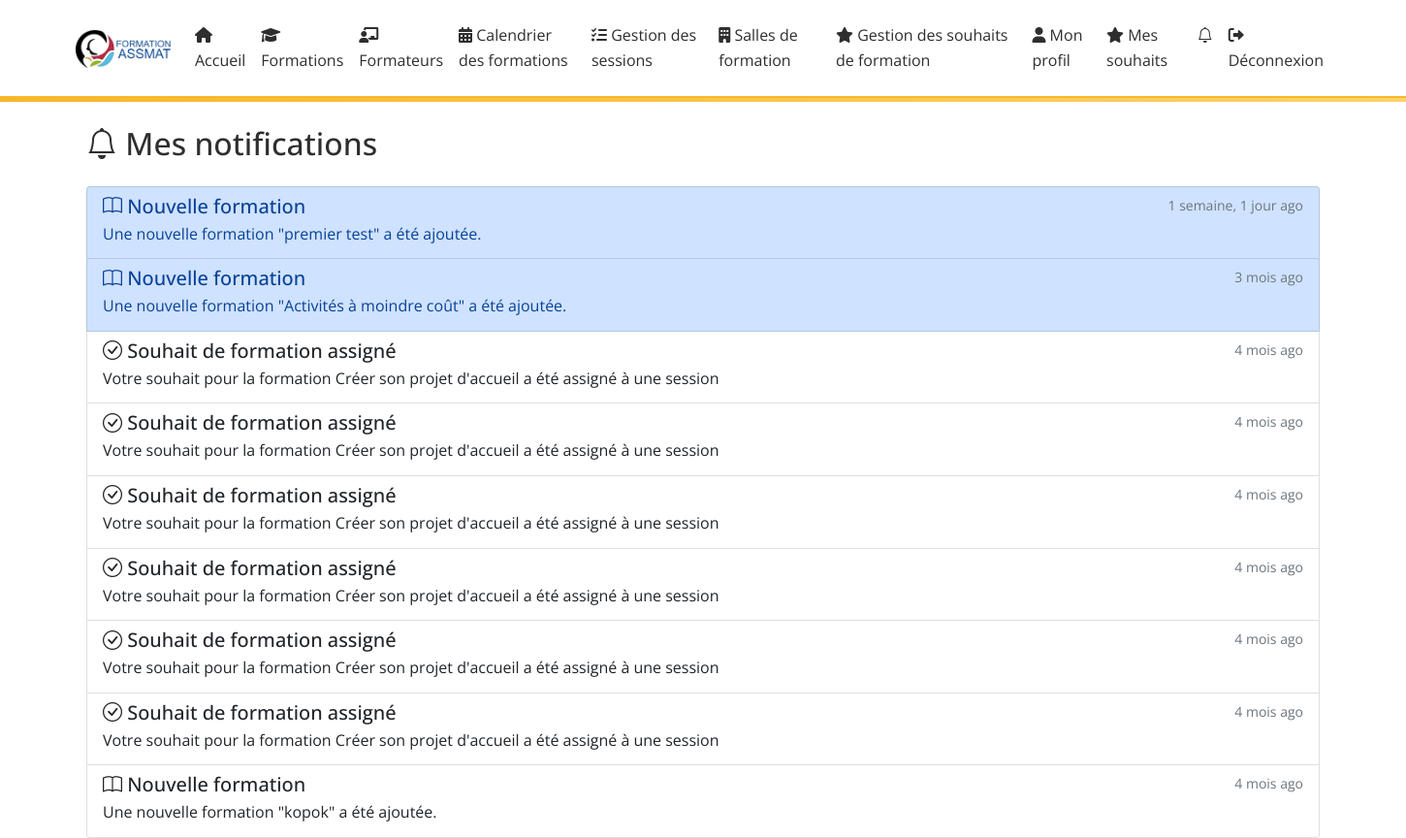
/notifications/ (signed in), run on the app's committed database.
### core/models.py (models this page shows, shortened)
class Notification(models.Model):
    NOTIFICATION_TYPES = (
        ('formation_added', 'Nouvelle formation'),
        ('session_created', 'Session de formation créée'),
        ('wish_assigned', 'Souhait de formation assigné'),
        ('session_reminder', 'Rappel de session'),
        ('session_status_update', 'Mise à jour du statut de session'),
        ('general', 'Information générale'),
    )
    def __init__(self, *args, **kwargs):
        if 'title' in kwargs:
            kwargs['message'] = kwargs.pop('title')
        if 'notification_type' in kwargs:
            kwargs['type'] = kwargs.pop('notification_type')
        super().__init__(*args, **kwargs)
    user = models.ForeignKey(User, on_delete=models.CASCADE, related_name='notifications')
    type = models.CharField(max_length=50, choices=NOTIFICATION_TYPES)
    message = models.TextField()
    related_object_id = models.PositiveIntegerField(null=True, blank=True)
    related_object_type = models.CharField(max_length=50, null=True, blank=True)
    is_read = models.BooleanField(default=False)
    created_at = models.DateTimeField(default=timezone.now)
    class Meta:
        ordering = ['-created_at']
        verbose_name = 'Notification'
        verbose_name_plural = 'Notifications'

### core/views.py (the view)
# urls.py: path('notifications/', views.notifications_list, name='notifications_list'),
@login_required
def notifications_list(request):
    unread_notifications = request.user.notifications.filter(is_read=False)
    read_notifications = request.user.notifications.filter(is_read=True).order_by('-created_at')[:20]
    notifications = list(unread_notifications) + list(read_notifications)
    unread_notifications.update(is_read=True)
    context = {
        'notifications': notifications,
        'title': 'Mes notifications'
    }
    return render(request, 'core/notifications_list.html', context)

### core/context_processors.py (called while the page is built)
def unread_notifications(request):
    if request.user.is_authenticated:
        return {
            'unread_notifications_count': request.user.notifications.filter(is_read=False).count()
        }
    return {}

### core/templates/core/notifications_list.html (shortened to what this page needs)
{% extends "core/base.html" %}
{% block content %}
<div class="container mt-4">
    <div class="row">
        <div class="col-12">
            <h2 class="mb-4">
                <i class="bi bi-bell"></i> Mes notifications
            </h2>
            {% if notifications.count == 0 %}
                <div class="alert alert-info">
                    Vous n'avez pas de nouvelles notifications.
                </div>
            {% else %}
                <div class="list-group">
                    {% for notification in notifications %}
                        <a href="{% url 'core:mark_notification_read' notification_id=notification.id %}"
                           class="list-group-item list-group-item-action {% if not notification.is_read %}list-group-item-primary{% endif %}">
                            <div class="d-flex w-100 justify-content-between">
                                <h5 class="mb-1">
                                    <i class="bi {% if notification.type == 'formation_added' %}bi-book{% endif %}
                                               {% if notification.type == 'wish_assigned' %}bi-check-circle{% endif %}"></i>
                                    {{ notification.get_type_display }}
                                </h5>
                                <small class="text-muted">{{ notification.created_at|timesince }} ago</small>
                            </div>
                            <p class="mb-1">{{ notification.message }}</p>
                        </a>
                    {% endfor %}
                </div>
            {% endif %}
        </div>
    </div>
</div>
{% endblock %}

### core/static/core/css/custom.css (style rules this page uses)
:root { --primary-color: #F9B72A; --secondary-color: #2E2E2E; --background-color: #ffffff; --text-color: #141414; --hover-color: #fccc64; --border-radius: 8px; }
body { background-color: var(--background-color); color: var(--text-color); font-family: 'Open Sans', sans-serif; line-height: 1.6; }
h1, h2, h3 { color: var(--secondary-color); margin-bottom: 1rem; }
a { color: var(--primary-color); text-decoration: none; }

### data on the page
Notification: type "Nouvelle formation", created_at "1 semaine, 1 jour", message "Une nouvelle formation \"premier test\" a été ajoutée."
Notification: type "Nouvelle formation", created_at "3 mois", message "Une nouvelle formation \"Activités à moindre coût\" a été ajoutée."
Notification: type "Souhait de formation assigné", created_at "4 mois", message "Votre souhait pour la formation Créer son projet d'accueil a été assigné à une session"
Notification: type "Souhait de formation assigné", created_at "4 mois", message "Votre souhait pour la formation Créer son projet d'accueil a été assigné à une session"
Notification: type "Souhait de formation assigné", created_at "4 mois", message "Votre souhait pour la formation Créer son projet d'accueil a été assigné à une session"
Notification: type "Souhait de formation assigné", created_at "4 mois", message "Votre souhait pour la formation Créer son projet d'accueil a été assigné à une session"
Notification: type "Souhait de formation assigné", created_at "4 mois", message "Votre souhait pour la formation Créer son projet d'accueil a été assigné à une session"
Notification: type "Souhait de formation assigné", created_at "4 mois", message "Votre souhait pour la formation Créer son projet d'accueil a été assigné à une session"
Notification: type "Nouvelle formation", created_at "4 mois", message "Une nouvelle formation \"kopok\" a été ajoutée."
